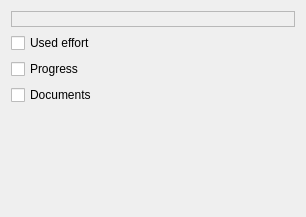
<?xml version="1.0" encoding="UTF-8"?>
<ui version="4.0">
 <class>KPlatoWork::PackageSettings</class>
 <widget class="QWidget" name="KPlatoWork::PackageSettings">
  <property name="geometry">
   <rect>
    <x>0</x>
    <y>0</y>
    <width>306</width>
    <height>217</height>
   </rect>
  </property>
  <layout class="QVBoxLayout" name="verticalLayout">
   <item>
    <widget class="QLabel" name="ui_explain">
     <property name="frameShape">
      <enum>QFrame::StyledPanel</enum>
     </property>
     <property name="frameShadow">
      <enum>QFrame::Sunken</enum>
     </property>
     <property name="text">
      <string/>
     </property>
     <property name="wordWrap">
      <bool>true</bool>
     </property>
    </widget>
   </item>
   <item>
    <widget class="QCheckBox" name="ui_usedEffort">
     <property name="toolTip">
      <string>The effort you have used on this task.</string>
     </property>
     <property name="text">
      <string>Used effort</string>
     </property>
    </widget>
   </item>
   <item>
    <widget class="QCheckBox" name="ui_progress">
     <property name="toolTip">
      <string>Progress includes started / start time, finished / finish time and completion</string>
     </property>
     <property name="text">
      <string>Progress</string>
     </property>
    </widget>
   </item>
   <item>
    <widget class="QCheckBox" name="ui_documents">
     <property name="toolTip">
      <string>The documents attached to this task</string>
     </property>
     <property name="text">
      <string>Documents</string>
     </property>
    </widget>
   </item>
   <item>
    <spacer name="verticalSpacer">
     <property name="orientation">
      <enum>Qt::Vertical</enum>
     </property>
     <property name="sizeHint" stdset="0">
      <size>
       <width>20</width>
       <height>40</height>
      </size>
     </property>
    </spacer>
   </item>
  </layout>
 </widget>
 <resources/>
 <connections/>
</ui>
